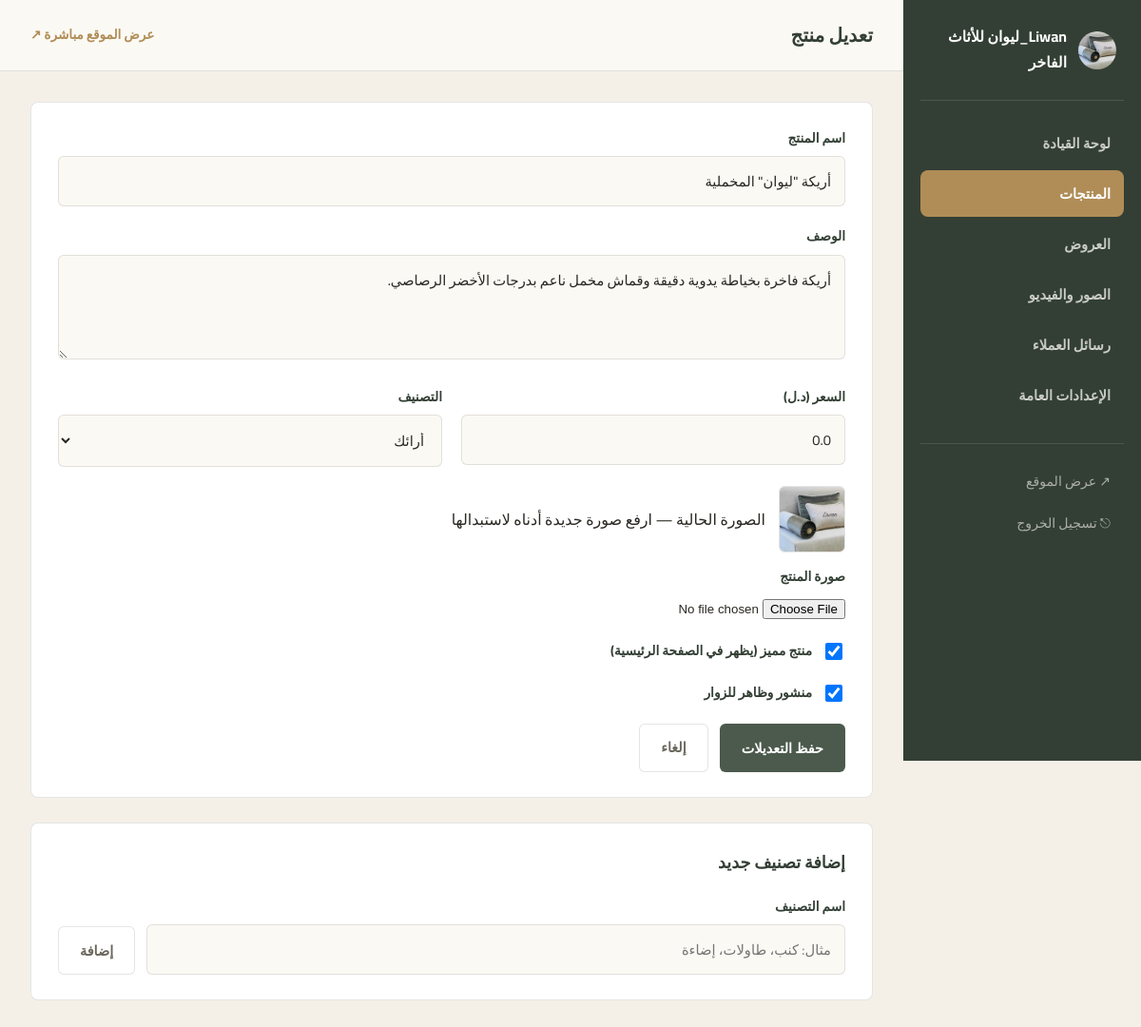
The page /admin/products/1/edit (signed in) on the database its author committed.
### tables this page shows
CREATE TABLE settings (
    id INTEGER PRIMARY KEY CHECK (id = 1),
    site_name TEXT NOT NULL DEFAULT 'ليفان للأثاث الفاخر',
    tagline TEXT NOT NULL DEFAULT 'حيث يلتقي الفخامة بالراحة',
    logo_path TEXT NOT NULL DEFAULT 'images/logo.jpg',
    phone TEXT NOT NULL DEFAULT '0927569139',
    whatsapp_number TEXT NOT NULL DEFAULT '218927569139',
    address TEXT NOT NULL DEFAULT 'طرابلس، ليبيا',
    about_text TEXT NOT NULL DEFAULT 'نقدم أثاثًا فاخرًا مصنوعًا بعناية فائقة من أجود الأقمشة والخامات، لنجعل من منزلك تحفة من الراحة والأناقة.',
    facebook_url TEXT DEFAULT '',
    instagram_url TEXT DEFAULT ''
);

CREATE TABLE products (
    id INTEGER PRIMARY KEY AUTOINCREMENT,
    name TEXT NOT NULL,
    description TEXT DEFAULT '',
    price REAL DEFAULT 0,
    category_id INTEGER,
    image_path TEXT DEFAULT '',
    is_featured INTEGER DEFAULT 0,
    is_active INTEGER DEFAULT 1,
    created_at TEXT DEFAULT (datetime('now')),
    FOREIGN KEY (category_id) REFERENCES categories(id) ON DELETE SET NULL
);

CREATE TABLE categories (
    id INTEGER PRIMARY KEY AUTOINCREMENT,
    name TEXT UNIQUE NOT NULL
);

### app.py (the view, shortened to what this page needs)
@app.route("/admin/products/<int:product_id>/edit", methods=["GET", "POST"])
@login_required
def admin_product_edit(product_id):
    conn = db.get_db()
    product = conn.execute("SELECT * FROM products WHERE id = ?", (product_id,)).fetchone()
    if not product:
        abort(404)
    categories = conn.execute("SELECT * FROM categories ORDER BY name").fetchall()
    return render_template("admin/product_form.html", product=product, categories=categories)

### app.py (called while the page is built)
def get_settings():
    row = db.get_db().execute("SELECT * FROM settings WHERE id = 1").fetchone()
    return row

@app.context_processor
def inject_globals():
    unread = 0
    if session.get("admin_id"):
        unread = db.get_db().execute(
            "SELECT COUNT(*) c FROM messages WHERE is_read = 0"
        ).fetchone()["c"]
    return {"site": get_settings(), "current_year": datetime.now().year, "unread_messages": unread}

def login_required(view):
    @functools.wraps(view)
    def wrapped(*args, **kwargs):
        if not session.get("admin_id"):
            return redirect(url_for("admin_login", next=request.path))
        return view(*args, **kwargs)
    return wrapped

### db.py (called while the page is built)
def get_db():
    if "db" not in g:
        g.db = sqlite3.connect(DATABASE)
        g.db.row_factory = sqlite3.Row
        g.db.execute("PRAGMA foreign_keys = ON")
    return g.db

### templates/admin/product_form.html (shortened to what this page needs)
{% extends "admin/base_admin.html" %}
{% block page_title %}{{ 'تعديل منتج' if product else 'إضافة منتج جديد' }}{% endblock %}
{% block admin_content %}
<div class="panel">
  <form method="POST" enctype="multipart/form-data">
    <div class="field">
      <label for="name">اسم المنتج</label>
      <input type="text" id="name" name="name" value="{{ product.name if product else '' }}" required>
    </div>
    <div class="field">
      <label for="description">الوصف</label>
      <textarea id="description" name="description">{{ product.description if product else '' }}</textarea>
    </div>
    <div class="form-row">
      <div class="field">
        <label for="price">السعر (د.ل)</label>
        <input type="number" step="0.01" id="price" name="price" value="{{ product.price if product else 0 }}">
      </div>
      <div class="field">
        <label for="category_id">التصنيف</label>
        <select id="category_id" name="category_id">
          {% for c in categories %}
          <option value="{{ c.id }}" {% if product and product.category_id == c.id %}selected{% endif %}>{{ c.name }}</option>
          {% endfor %}
        </select>
      </div>
    </div>
    {% if product and product.image_path %}
    <div class="current-thumb">
      <img src="{{ url_for('static', filename=product.image_path) }}" alt="{{ product.name }}">
      <span class="hint">الصورة الحالية — ارفع صورة جديدة أدناه لاستبدالها</span>
    </div>
    {% endif %}
    <div class="field">
      <label for="image">صورة المنتج</label>
      <input type="file" id="image" name="image" accept="image/*">
    </div>
    <div class="field field-check">
      <input type="checkbox" id="is_featured" name="is_featured" {% if product and product.is_featured %}checked{% endif %}>
      <label for="is_featured" style="margin:0;">منتج مميز (يظهر في الصفحة الرئيسية)</label>
    </div>
    <div class="field field-check">
      <input type="checkbox" id="is_active" name="is_active" {% if not product or product.is_active %}checked{% endif %}>
      <label for="is_active" style="margin:0;">منشور وظاهر للزوار</label>
    </div>
    <div class="form-actions">
      <button type="submit" class="btn btn-primary">{{ 'حفظ التعديلات' if product else 'إضافة المنتج' }}</button>
      <a href="{{ url_for('admin_products') }}" class="btn btn-outline">إلغاء</a>
    </div>
  </form>
</div>
<div class="panel">
  <div class="panel-head"><h2>إضافة تصنيف جديد</h2></div>
  <form method="POST" action="{{ url_for('admin_category_new') }}" style="display:flex; gap:12px; align-items:flex-end;">
    <div class="field" style="flex:1; margin-bottom:0;">
      <label for="new_cat">اسم التصنيف</label>
      <input type="text" id="new_cat" name="name" placeholder="مثال: كنب، طاولات، إضاءة">
    </div>
    <button type="submit" class="btn btn-outline">إضافة</button>
  </form>
</div>
{% endblock %}

### templates/admin/base_admin.html (shortened to what this page needs)
<!DOCTYPE html>
<html lang="ar" dir="rtl">
<head>
<link rel="stylesheet" href="{{ url_for('static', filename='css/admin.css') }}">
</head>
<body>
<div class="admin-shell">
  <aside class="sidebar">
    <div class="brand">
      <img src="{{ url_for('static', filename=site.logo_path) }}" alt="{{ site.site_name }}">
      <span>{{ site.site_name }}</span>
    </div>
    <nav class="side-nav">
      <a href="{{ url_for('admin_dashboard') }}" class="{{ 'active' if request.endpoint == 'admin_dashboard' }}">لوحة القيادة</a>
      <a href="{{ url_for('admin_products') }}" class="{{ 'active' if request.endpoint and request.endpoint.startswith('admin_product') }}">المنتجات</a>
      <a href="{{ url_for('admin_offers') }}" class="{{ 'active' if request.endpoint and request.endpoint.startswith('admin_offer') }}">العروض</a>
      <a href="{{ url_for('admin_media') }}" class="{{ 'active' if request.endpoint == 'admin_media' }}">الصور والفيديو</a>
      <a href="{{ url_for('admin_messages') }}" class="{{ 'active' if request.endpoint and request.endpoint.startswith('admin_message') }}">
        رسائل العملاء
      </a>
      <a href="{{ url_for('admin_settings') }}" class="{{ 'active' if request.endpoint and request.endpoint.startswith('admin_settings') }}">الإعدادات العامة</a>
    </nav>
    <div class="sidebar-foot">
      <a href="{{ url_for('index') }}" target="_blank">↗ عرض الموقع</a>
      <a href="{{ url_for('admin_logout') }}">⎋ تسجيل الخروج</a>
    </div>
  </aside>
  <div class="admin-main">
    <div class="admin-topbar">
      <h1>{% block page_title %}لوحة القيادة{% endblock %}</h1>
      <a href="{{ url_for('index') }}" target="_blank" class="view-site">عرض الموقع مباشرة ↗</a>
    </div>
    <div class="admin-content">
      {% block admin_content %}{% endblock %}
    </div>
  </div>
</div>
</body>
</html>

### static/css/admin.css (style rules this page uses)
:root { --sage-deep: #4B5A4C; --sage-darker: #333f34; --ivory: #F4F0E8; --ivory-soft: #FBF9F4; --gold: #B08D57; --charcoal: #2A2822; --charcoal-soft: #6b675c; --line: rgba(42,40,34,.12); --danger: #B94A3F; --success: #2c6b3f; --shadow-soft: 0 14px 34px rgba(42,40,34,.10); --radius: 8px; }
*,*::before,*::after { box-sizing:border-box; }
body { margin:0; font-family: "Cairo", sans-serif; background: var(--ivory); color: var(--charcoal); line-height:1.7; }
a { color:inherit; text-decoration:none; }
button { font-family:inherit; cursor:pointer; }
img { max-width:100%; display:block; }
.admin-shell { display:flex; min-height:100vh; }
.sidebar { width: 250px; background: var(--sage-darker); color: rgba(251,249,244,.85); flex-shrink:0; padding: 26px 18px; position:sticky; top:0; height:100vh; overflow-y:auto; }
.sidebar .brand { display:flex; align-items:center; gap:12px; padding: 0 8px 26px; border-bottom: 1px solid rgba(251,249,244,.12); margin-bottom: 20px; }
.sidebar .brand img { width:40px; height:40px; border-radius:50%; object-fit:cover; }
.sidebar .brand span { font-weight:700; color:#fff; font-size:.98rem; }
.side-nav a { display:flex; align-items:center; gap:12px; padding: 12px 14px; border-radius:8px; font-size:.92rem; font-weight:600; margin-bottom: 4px; color: rgba(251,249,244,.75); }
.side-nav a.active { background: var(--gold); color:#fff; }
.sidebar-foot { margin-top: 26px; padding-top:18px; border-top: 1px solid rgba(251,249,244,.12); }
.sidebar-foot a { display:block; padding: 10px 14px; font-size:.88rem; color: rgba(251,249,244,.6); }
.admin-main { flex:1; min-width:0; }
.admin-topbar { display:flex; align-items:center; justify-content:space-between; padding: 20px 32px; background: var(--ivory-soft); border-bottom:1px solid var(--line); position:sticky; top:0; z-index:10; }
.admin-topbar h1 { font-size: 1.25rem; margin:0; color: var(--sage-darker); }
.admin-topbar .view-site { font-size:.85rem; font-weight:700; color: var(--gold); }
.admin-content { padding: 32px; max-width: 1180px; }
.panel { background:#fff; border:1px solid var(--line); border-radius: var(--radius); padding: 26px 28px; margin-bottom: 26px; }
.panel-head { display:flex; align-items:center; justify-content:space-between; margin-bottom: 20px; flex-wrap:wrap; gap:12px; }
.panel-head h2 { font-size: 1.1rem; margin:0; color: var(--sage-darker); }
.btn { display:inline-flex; align-items:center; gap:8px; justify-content:center; padding: 11px 22px; border-radius:6px; font-weight:700; font-size:.9rem; border: 1px solid transparent; transition: all .15s ease; }
.btn-primary { background: var(--sage-deep); color:#fff; }
.btn-outline { border-color: var(--line); color: var(--charcoal-soft); background:#fff; }
.field { margin-bottom: 20px; }
.field label { display:block; font-weight:700; font-size:.86rem; margin-bottom:7px; color: var(--sage-darker); }
.field input[type=text], .field input[type=number], .field input[type=password], .field input[type=tel], .field input[type=url], .field textarea, .field select { width:100%; padding: 12px 14px; border-radius:6px; border:1px solid var(--line); background: var(--ivory-soft); font-family:inherit; font-size:.92rem; color: var(--charcoal); }
.field textarea { min-height: 110px; resize:vertical; }
.field-check { display:flex; align-items:center; gap:10px; }
.field-check input { width:18px; height:18px; }
.form-row { display:grid; grid-template-columns: 1fr 1fr; gap: 20px; }
.form-actions { display:flex; gap: 12px; margin-top: 10px; }
.current-thumb { display:flex; align-items:center; gap:14px; margin-bottom:14px; }
.current-thumb img { width:70px; height:70px; object-fit:cover; border-radius:6px; border:1px solid var(--line); }

### rows shown on the page
settings: logo_path (picture), site_name "Liwan_ليوان للأثاث الفاخر"
products: name "أريكة \"ليوان\" المخملية", description "أريكة فاخرة بخياطة يدوية دقيقة وقماش مخمل ناعم بدرجات الأخضر الرصاصي.", price "0.0", category_id "أرائك", image_path (picture), is_featured "☑", is_active "☑"

### other values the page prints
{{ 'تعديل منتج' if product else 'إضافة منتج جديد' }} "تعديل منتج"
{{ 'حفظ التعديلات' if product else 'إضافة المنتج' }} "حفظ التعديلات"
